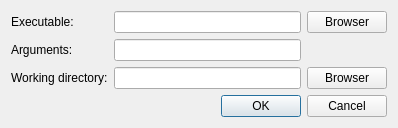
<?xml version="1.0" encoding="UTF-8"?>
<ui version="4.0">
 <class>SelectExternalDialog</class>
 <widget class="QDialog" name="SelectExternalDialog">
  <property name="geometry">
   <rect>
    <x>0</x>
    <y>0</y>
    <width>398</width>
    <height>127</height>
   </rect>
  </property>
  <property name="windowTitle">
   <string>Dialog</string>
  </property>
  <layout class="QVBoxLayout" name="verticalLayout">
   <item>
    <layout class="QGridLayout" name="gridLayout">
     <item row="0" column="0">
      <widget class="QLabel" name="label">
       <property name="text">
        <string>Executable:</string>
       </property>
      </widget>
     </item>
     <item row="0" column="1">
      <widget class="QLineEdit" name="cmdLineEdit"/>
     </item>
     <item row="0" column="2">
      <widget class="QPushButton" name="cmbPushButton">
       <property name="text">
        <string>Browser</string>
       </property>
      </widget>
     </item>
     <item row="1" column="0">
      <widget class="QLabel" name="label_2">
       <property name="text">
        <string>Arguments:</string>
       </property>
      </widget>
     </item>
     <item row="1" column="1">
      <widget class="QLineEdit" name="argsLineEdit"/>
     </item>
     <item row="2" column="0">
      <widget class="QLabel" name="label_3">
       <property name="text">
        <string>Working directory:</string>
       </property>
      </widget>
     </item>
     <item row="2" column="1">
      <widget class="QLineEdit" name="workLineEdit"/>
     </item>
     <item row="2" column="2">
      <widget class="QPushButton" name="workPushButton">
       <property name="text">
        <string>Browser</string>
       </property>
      </widget>
     </item>
    </layout>
   </item>
   <item>
    <widget class="QDialogButtonBox" name="buttonBox">
     <property name="orientation">
      <enum>Qt::Horizontal</enum>
     </property>
     <property name="standardButtons">
      <set>QDialogButtonBox::Cancel|QDialogButtonBox::Ok</set>
     </property>
    </widget>
   </item>
  </layout>
 </widget>
 <resources/>
 <connections>
  <connection>
   <sender>buttonBox</sender>
   <signal>accepted()</signal>
   <receiver>SelectExternalDialog</receiver>
   <slot>accept()</slot>
   <hints>
    <hint type="sourcelabel">
     <x>248</x>
     <y>254</y>
    </hint>
    <hint type="destinationlabel">
     <x>157</x>
     <y>274</y>
    </hint>
   </hints>
  </connection>
  <connection>
   <sender>buttonBox</sender>
   <signal>rejected()</signal>
   <receiver>SelectExternalDialog</receiver>
   <slot>reject()</slot>
   <hints>
    <hint type="sourcelabel">
     <x>316</x>
     <y>260</y>
    </hint>
    <hint type="destinationlabel">
     <x>286</x>
     <y>274</y>
    </hint>
   </hints>
  </connection>
 </connections>
</ui>
